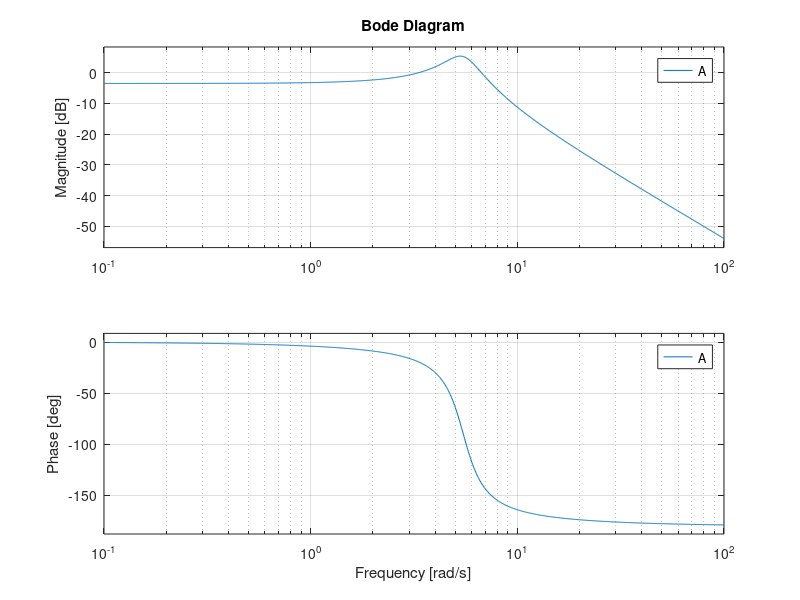

MATLAB code for this plot:
 A=tf(20,[1 2 30]);
 bode(A)
 dcgain1=dcgain(A)
 [ mag,p,w]=bode(A);
 q=find(mag<dcgain1/2);
 index1=q(1);
 gain2=mag(index1)
 bw=w(index1)
 st1=mat2str(bw,6)
 disp(["the bandwidth of this lowpass filter is " st1 " radians per second"])